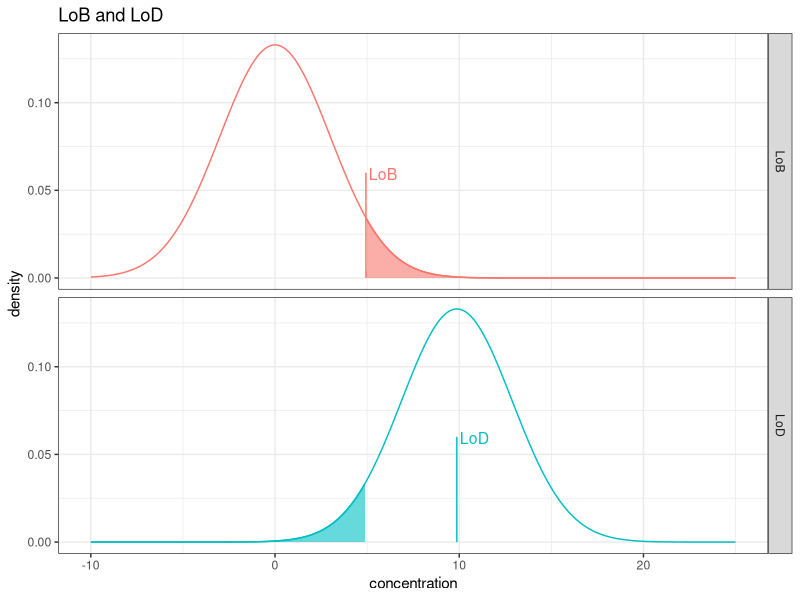

Here is the R script that generated this plot:
## ---- chunk 1
#| echo: false
#| message: false
library(tidyverse, quietly = TRUE)
lob <- 3 * 1.645
lod <- 2 * lob

x <- seq(-10, 25, length.out = 300)
dlob <- tibble(
  x, y = dnorm(x, 0, 3),
  measure = "LoB"
)

dlod <- tibble(
  x, y = dnorm(x, 0 + 2*1.645 * 3, 3),
  measure = "LoD"
)

dplot <- bind_rows(dlob, dlod)
dshaded_lob <- dlob %>% 
  filter(x >= 3 * 1.645)
dshaded_lod <- dlod %>% 
  filter(x <= 3 * 1.645)

dlob_annotation <- tibble(
  x = 3 * 1.645,
  y = 0.06,
  val = "LoB",
  measure = "LoB"
)

dlod_annotation <- tibble(
  x = 2 * 3 * 1.645,
  y = 0.06,
  val = "LoD",
  measure = "LoD"
)


ggplot(dplot, aes(x, y, color = measure, by = measure)) +
  geom_line(show.legend = FALSE) +
  #geom_vline(xintercept = 0 + 1.645*3) +
  facet_grid(rows = vars(measure)) +
  theme_bw() + 
  ggtitle("LoB and LoD") +
  ylab("density") +
  xlab("concentration") +
  geom_area(
    data = dshaded_lob, 
    aes(x = x, y = y, fill = measure), 
    alpha = 0.6, show.legend = FALSE) +
  geom_area(
    data = dshaded_lod, 
    aes(x = x, y = y, fill = measure), 
    alpha = 0.6, show.legend = FALSE) +
  geom_text(
    data = dlob_annotation, 
    aes(x = x, y = y, label = val),
    size = 4,
    hjust = -0.1,    # Horizontal alignment (0 = left-justified)
    vjust = 0.6,
    show.legend = FALSE# Vertical alignment
  ) +
  geom_text(
    data = dlod_annotation, 
    aes(x = x, y = y, label = val),
    size = 4,
    hjust = -0.1,    # Horizontal alignment (0 = left-justified)
    vjust = 0.6,
    show.legend = FALSE# Vertical alignment
  ) +
  geom_line(
    data = tibble(
      x = c(lob, lob), y = c(0, 0.06), measure = "LoB"
    ),
    aes(x, y),
    show.legend = FALSE
  ) +
  geom_line(
    data = tibble(
      x = c(lod, lod), y = c(0, 0.06), measure = "LoD"
    ),
    aes(x, y),
    show.legend = FALSE
  )

